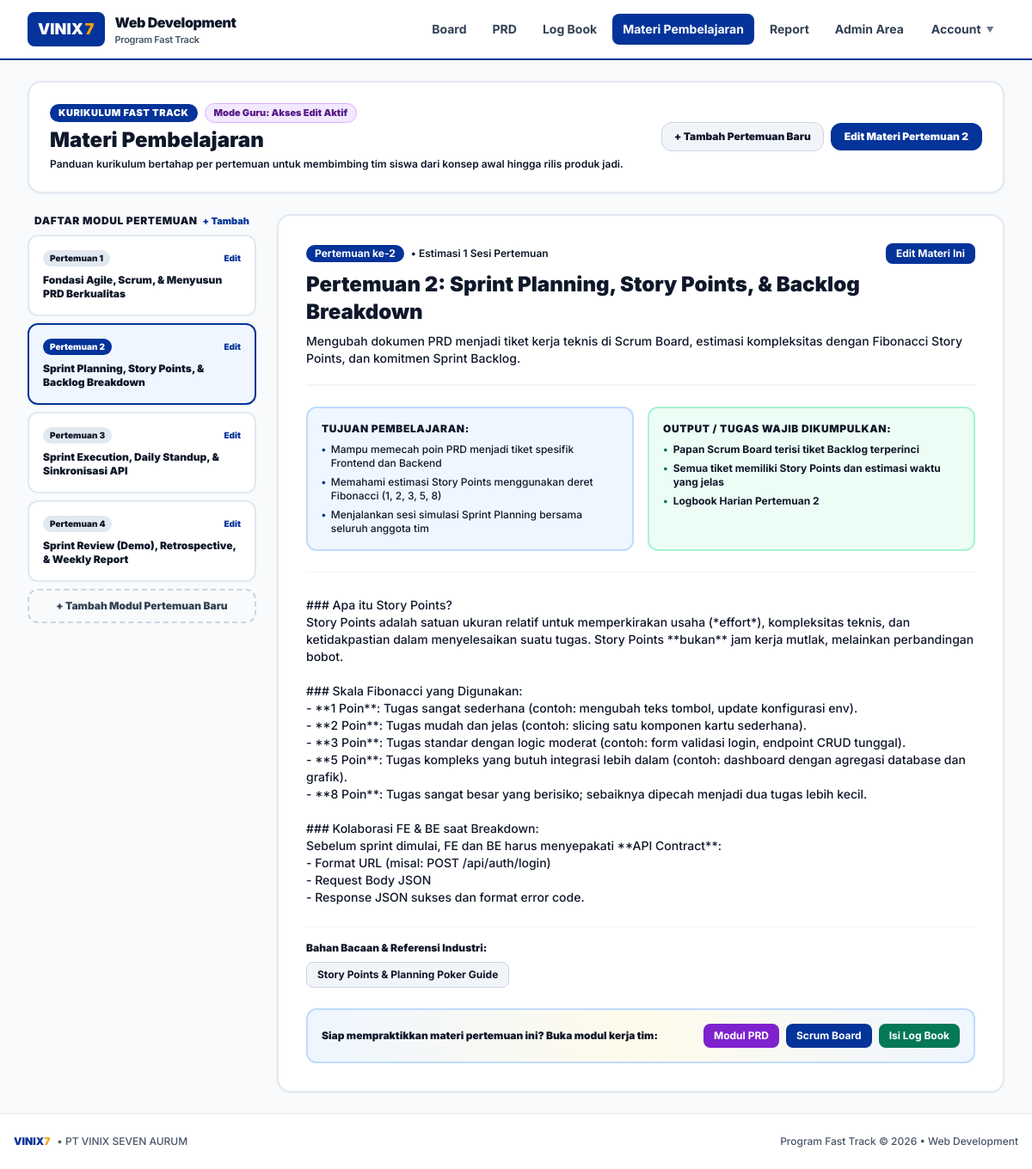
Screenshot of /lms.php?week=2 (signed in) with the database file from the repository.
### tables this page shows
CREATE TABLE lms_modules (
            id TEXT PRIMARY KEY,
            week_number INTEGER NOT NULL,
            title TEXT NOT NULL,
            summary TEXT NOT NULL,
            content TEXT NOT NULL,
            objectives TEXT NOT NULL,
            deliverables TEXT NOT NULL,
            external_links TEXT NOT NULL,
            is_published INTEGER DEFAULT 1
        );

### lms.php (the view, shortened to what this page needs)
<?php
require_once __DIR__ . '/includes/header.php';
$isGuru = ($currentRole === 'guru' || $currentRole === 'super_admin');
$selectedWeek = (int)($_GET['week'] ?? 1);
$stmt = $pdo->query("SELECT * FROM lms_modules ORDER BY week_number ASC");
$modules = $stmt->fetchAll();
$currentModule = null;
foreach ($modules as $m) {
    if ((int)$m['week_number'] === $selectedWeek) {
        $currentModule = $m;
        break;
    }
}
$objectives = $currentModule ? (json_decode($currentModule['objectives'] ?? '[]', true) ?? []) : [];
$deliverables = $currentModule ? (json_decode($currentModule['deliverables'] ?? '[]', true) ?? []) : [];
$externalLinks = $currentModule ? (json_decode($currentModule['external_links'] ?? '[]', true) ?? []) : [];
?>
<div class="space-y-6">
    <div class="bg-white rounded-2xl p-6 border-2 border-slate-200 shadow-sm flex flex-col sm:flex-row sm:items-center justify-between gap-4">
        <div>
            <div class="flex items-center gap-2 mb-1">
                <span class="px-2.5 py-0.5 bg-[#043399] text-white text-[11px] font-black rounded-full uppercase tracking-wider">Kurikulum Fast Track</span>
                <?php if ($isGuru): ?>
                    <span class="px-2.5 py-0.5 bg-purple-100 text-purple-900 border border-purple-300 text-[11px] font-black rounded-full">Mode Guru: Akses Edit Aktif</span>
                <?php else: ?>
                    <span class="px-2.5 py-0.5 bg-slate-100 text-slate-800 border border-slate-300 text-[11px] font-bold rounded-full">Mode Siswa: Hanya Baca</span>
                <?php endif; ?>
            </div>
            <h1 class="text-2xl font-black text-black">Materi Pembelajaran</h1>
            <p class="text-xs text-black font-semibold mt-1">
                Panduan kurikulum bertahap per pertemuan untuk membimbing tim siswa dari konsep awal hingga rilis produk jadi.
            </p>
        </div>
        <div class="flex flex-wrap items-center gap-2">
            <?php if ($isGuru): ?>
                <button type="button" onclick="openEditModuleModal(null)" class="px-3.5 py-2 bg-slate-100 hover:bg-slate-200 text-black border border-slate-300 rounded-xl text-xs font-black transition">
                    + Tambah Pertemuan Baru
                </button>
                <?php if ($currentModule): ?>
                    <button type="button" onclick="openEditModuleModal('<?= htmlspecialchars($currentModule['id']) ?>')" class="px-4 py-2 bg-[#043399] hover:bg-[#021f5c] text-white rounded-xl text-xs font-black shadow-sm transition">
                        Edit Materi Pertemuan <?= $currentModule['week_number'] ?>
                    </button>
                <?php endif; ?>
            <?php else: ?>
                <span class="px-3 py-1.5 bg-blue-50 text-[#043399] border border-blue-200 rounded-xl text-xs font-black">
                    Total <?= count($modules) ?> Modul Pertemuan
                </span>
            <?php endif; ?>
        </div>
    </div>
    <div class="grid grid-cols-1 lg:grid-cols-4 gap-6 items-start">
        <div class="lg:col-span-1 space-y-2">
            <div class="flex items-center justify-between px-2 mb-2">
                <span class="text-xs font-black text-black uppercase tracking-wider">
                    Daftar Modul Pertemuan
                </span>
                <?php if ($isGuru): ?>
                    <button type="button" onclick="openEditModuleModal(null)" class="text-[11px] text-[#043399] hover:underline font-black">
                        + Tambah
                    </button>
                <?php endif; ?>
            </div>
            <?php foreach ($modules as $m): ?>
                <a href="lms.php?week=<?= $m['week_number'] ?>" class="block p-4 rounded-xl border-2 transition <?= (int)$m['week_number'] === $selectedWeek ? 'bg-blue-50 border-[#043399] shadow-sm' : 'bg-white border-slate-200 hover:bg-slate-50' ?>">
                    <div class="flex items-center justify-between">
                        <span class="text-[10px] font-black px-2 py-0.5 rounded-full <?= (int)$m['week_number'] === $selectedWeek ? 'bg-[#043399] text-white' : 'bg-slate-200 text-black' ?>">
                            Pertemuan <?= $m['week_number'] ?>
                        </span>
                        <?php if ($isGuru): ?>
                            <button type="button" onclick="event.preventDefault(); event.stopPropagation(); openEditModuleModal('<?= htmlspecialchars($m['id']) ?>')" class="text-[10px] text-[#043399] hover:underline font-black">
                                Edit
                            </button>
                        <?php endif; ?>
                    </div>
                    <h4 class="text-xs font-black mt-2 text-black line-clamp-2">
                        <?= htmlspecialchars(preg_replace('/^(Minggu|Pekan|Pertemuan) \d+: /', '', $m['title'])) ?>
                    </h4>
                </a>
            <?php endforeach; ?>
            <?php if ($isGuru): ?>
                <button type="button" onclick="openEditModuleModal(null)" class="w-full py-2.5 px-3 border-2 border-dashed border-slate-300 hover:border-[#043399] hover:bg-blue-50 text-slate-700 hover:text-[#043399] rounded-xl text-xs font-black transition text-center mt-2">
                    + Tambah Modul Pertemuan Baru
                </button>
            <?php endif; ?>
        </div>
        <div class="lg:col-span-3 space-y-6">
            <?php if ($currentModule): ?>
                <div class="bg-white rounded-2xl p-6 sm:p-8 border-2 border-slate-200 shadow-sm space-y-6">
                    <div class="border-b-2 border-slate-100 pb-5">
                        <div class="flex flex-wrap items-center justify-between gap-2 mb-2">
                            <div class="flex items-center gap-2">
                                <span class="px-2.5 py-0.5 rounded-full bg-[#043399] text-white text-xs font-bold">
                                    Pertemuan ke-<?= $currentModule['week_number'] ?>
                                </span>
                                <span class="text-xs text-black font-semibold">• Estimasi 1 Sesi Pertemuan</span>
                            </div>
                            <?php if ($isGuru): ?>
                                <button type="button" onclick="openEditModuleModal('<?= htmlspecialchars($currentModule['id']) ?>')" class="px-3 py-1 bg-[#043399] hover:bg-[#021f5c] text-white text-xs font-bold rounded-lg shadow-xs transition">
                                    Edit Materi Ini
                                </button>
                            <?php endif; ?>
                        </div>
                        <h2 class="text-xl sm:text-2xl font-black text-black leading-tight">
                            <?= htmlspecialchars($currentModule['title']) ?>
                        </h2>
                        <p class="text-xs sm:text-sm text-black font-medium mt-2 leading-relaxed">
                            <?= htmlspecialchars($currentModule['summary']) ?>
                        </p>
                    </div>
                    <div class="grid grid-cols-1 md:grid-cols-2 gap-4">
                        <div class="bg-blue-50 p-4 rounded-xl border-2 border-blue-200 space-y-2">
                            <h4 class="text-xs font-black text-black uppercase tracking-wider flex items-center gap-1.5">
                                <span>Tujuan Pembelajaran:</span>
                            </h4>
                            <ul class="space-y-1.5 text-xs text-black font-medium">
                                <?php if (!empty($objectives)): ?>
                                    <?php foreach ($objectives as $obj): ?>
                                        <li class="flex items-start gap-1.5">
                                            <span class="text-[#043399] font-black">•</span>
                                            <span><?= htmlspecialchars($obj) ?></span>
                                        </li>
                                    <?php endforeach; ?>
                                <?php else: ?>
                                    <li class="text-slate-500 italic text-xs">Belum ada tujuan pembelajaran dicatat.</li>
                                <?php endif; ?>
                            </ul>
                        </div>
                        <div class="bg-emerald-50 p-4 rounded-xl border-2 border-emerald-200 space-y-2">
                            <h4 class="text-xs font-black text-black uppercase tracking-wider flex items-center gap-1.5">
                                <span>Output / Tugas Wajib Dikumpulkan:</span>
                            </h4>
                            <ul class="space-y-1.5 text-xs text-black font-medium">
                                <?php if (!empty($deliverables)): ?>
                                    <?php foreach ($deliverables as $del): ?>
                                        <li class="flex items-start gap-1.5">
                                            <span class="text-emerald-700 font-bold">•</span>
                                            <span class="font-bold"><?= htmlspecialchars($del) ?></span>
                                        </li>
                                    <?php endforeach; ?>
                                <?php else: ?>
                                    <li class="text-slate-500 italic text-xs">Belum ada output wajib dicatat.</li>
                                <?php endif; ?>
                            </ul>
                        </div>
                    </div>
                    <div class="pt-2 border-t border-slate-100 text-xs sm:text-sm leading-relaxed space-y-4">
                        <div class="whitespace-pre-line text-black font-medium">
                            <?= htmlspecialchars($currentModule['content']) ?>
                        </div>
                    </div>
                    <?php if (!empty($externalLinks)): ?>
                        <div class="pt-4 border-t border-slate-100">
                            <h4 class="text-xs font-black text-black mb-2">Bahan Bacaan & Referensi Industri:</h4>
                            <div class="flex flex-wrap gap-2">
                                <?php foreach ($externalLinks as $link): ?>
                                    <a href="<?= htmlspecialchars($link['url']) ?>" target="_blank" rel="noopener noreferrer" class="px-3 py-1.5 bg-slate-100 hover:bg-slate-200 border border-slate-300 text-black rounded-lg text-xs font-bold transition flex items-center gap-1">
                                        <span><?= htmlspecialchars($link['title']) ?></span>
                                    </a>
                                <?php endforeach; ?>
                            </div>
                        </div>
                    <?php endif; ?>
                    <div class="bg-gradient-to-r from-blue-50 via-amber-50 to-blue-50 p-4 rounded-xl border-2 border-blue-200 flex flex-wrap items-center justify-between gap-3">
                        <div class="text-xs font-black text-black">
                            Siap mempraktikkan materi pertemuan ini? Buka modul kerja tim:
                        </div>
                        <div class="flex items-center gap-2">
                            <a href="prd.php" class="px-3 py-1.5 rounded-lg bg-purple-700 text-white text-xs font-bold shadow-xs">Modul PRD</a>
                            <a href="board.php" class="px-3 py-1.5 rounded-lg bg-[#043399] text-white text-xs font-bold shadow-xs">Scrum Board</a>
                            <a href="logbook.php" class="px-3 py-1.5 rounded-lg bg-emerald-700 text-white text-xs font-bold shadow-xs">Isi Log Book</a>
                        </div>
                    </div>
                </div>
            <?php endif; ?>
        </div>
    </div>
</div>
<?php require_once __DIR__ . '/includes/footer.php'; ?>

### assets/css/custom.css (style rules this page uses)
:root { --vinix-blue: #043399; --vinix-blue-dark: #021f5c; --vinix-blue-light: #eef3fc; --vinix-yellow: #f59e0b; --vinix-yellow-dark: #d97706; --vinix-yellow-light: #fef8ee; --text-black: #0f172a; --text-dark: #1e293b; }
body { font-family: 'Inter', -apple-system, BlinkMacSystemFont, "Segoe UI", Roboto, sans-serif; color: var(--text-black); background-color: #f8fafc; }
h1, h2, h3, h4, h5, h6, p, span, td, th, label, div { color: inherit; }
.text-white { color: #ffffff !important; }
.text-black { color: #000000 !important; }

### includes/header.php (style rules this page uses)
body { font-family: 'Inter', -apple-system, BlinkMacSystemFont, "Segoe UI", Roboto, sans-serif; color: #0f172a; }
h1, h2, h3, h4, h5, h6, p, span, td, th, label, div, input, textarea, select { color: inherit; }
.text-white { color: #ffffff !important; }
.text-black { color: #0f172a !important; }

### rows the page displays
lms_modules: week_number "2", title "Sprint Planning, Story Points, & Backlog Breakdown", title "Pertemuan 2: Sprint Planning, Story Points, & Backlog Breakdown", summary "Mengubah dokumen PRD menjadi tiket kerja teknis di Scrum Board, estimasi kompleksitas dengan Fibonacci Story Points, dan komitmen Sprint Backlog.", objectives "Mampu memecah poin PRD menjadi tiket spesifik Frontend dan Backend", objectives "Memahami estimasi Story Points menggunakan deret Fibonacci (1, 2, 3, 5, 8)", objectives "Menjalankan sesi simulasi Sprint Planning bersama seluruh anggota tim", deliverables "Papan Scrum Board terisi tiket Backlog terperinci", deliverables "Semua tiket memiliki Story Points dan estimasi waktu yang jelas", deliverables "Logbook Harian Pertemuan 2", content "### Apa itu Story Points? Story Points adalah satuan ukuran relatif untuk memperkirakan usaha (*effort*), kompleksitas teknis, dan ketidakpastian dalam menyelesaikan suatu tugas. Story Points **bukan** jam kerja mutlak, melainkan perbandingan bobot. ### Skala Fibonacci yang Digunakan: - **1 Poin**: Tugas sangat sederhana (contoh: mengubah teks tombol, update konfigurasi env). - **2 Poin**: Tugas mudah dan jelas (contoh: slicing satu komponen kartu sederhana). - **3 Poin**: Tugas standar dengan logic moderat (contoh: form validasi login, endpoint CRUD tunggal). - **5 Poin**: Tugas kompleks yang butuh integrasi lebih dalam (contoh: dashboard dengan agregasi database dan grafik). - **8 Poin**:…"
lms_modules: week_number "1", title "Fondasi Agile, Scrum, & Menyusun PRD Berkualitas"
lms_modules: week_number "3", title "Sprint Execution, Daily Standup, & Sinkronisasi API"
lms_modules: week_number "4", title "Sprint Review (Demo), Retrospective, & Weekly Report"

### other values shown
$link['title'] "Story Points & Planning Poker Guide"
